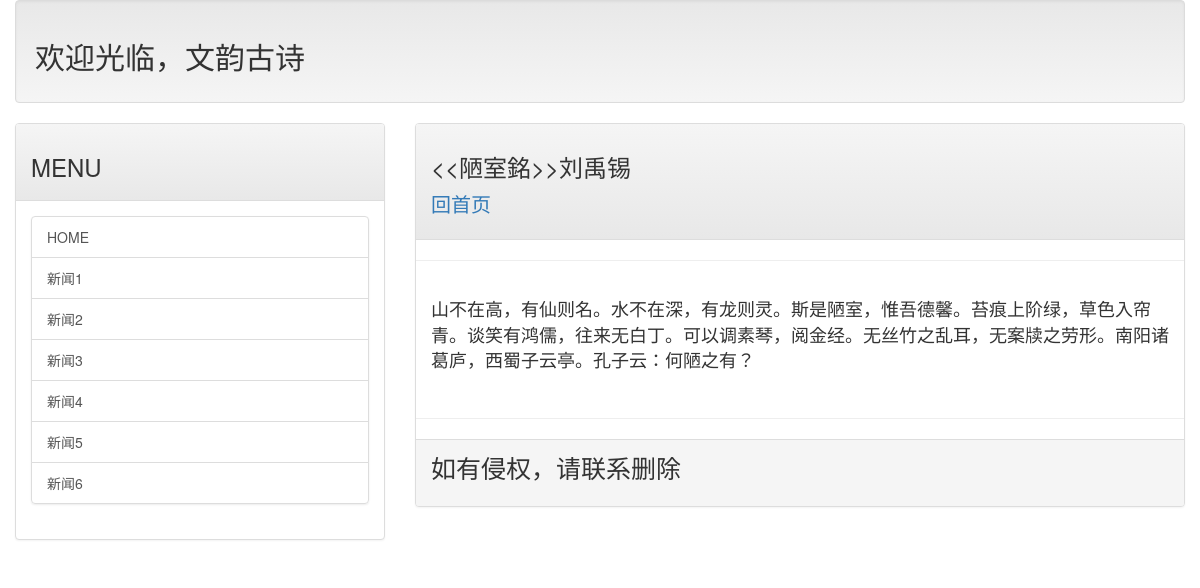
The app's page /post/loushiming with its own data.
### web01/models.py (models this page shows, shortened)
class Post(models.Model):
    title=models.CharField(max_length=200)
    slug=models.CharField(max_length=200)
    body=models.TextField()
    pub_date=models.DateTimeField(default=timezone.now())
    class Meta:
        ordering=('-pub_date',)

### web01/views.py (the view)
# urls.py: url(r'^post/(\w+)$',body),
def body(request,slug):
    template=get_template('post.html')
    try:
        post=Post.objects.get(slug=slug)
        if post!=None:
            html=template.render(locals())
            return HttpResponse(html)
    except:
        return redirect('/')

### templates/post.html
{% extends 'base.html' %}
{% block header %}
    <h3>{{ post.title }}</h3>
    <p style="font-size: 20px;">
        <a href="/read">回首页</a>
    </p>
{% endblock header%}
{% block content %}
    <p style="font-size: 18px;">
    {{ post.body }}
    </p>
{% endblock content%}

### records on screen
Post: title "<<陋室銘>>刘禹锡", body "山不在高，有仙则名。水不在深，有龙则灵。斯是陋室，惟吾德馨。苔痕上阶绿，草色入帘青。谈笑有鸿儒，往来无白丁。可以调素琴，阅金经。无丝竹之乱耳，无案牍之劳形。南阳诸葛庐，西蜀子云亭。孔子云：何陋之有？"
